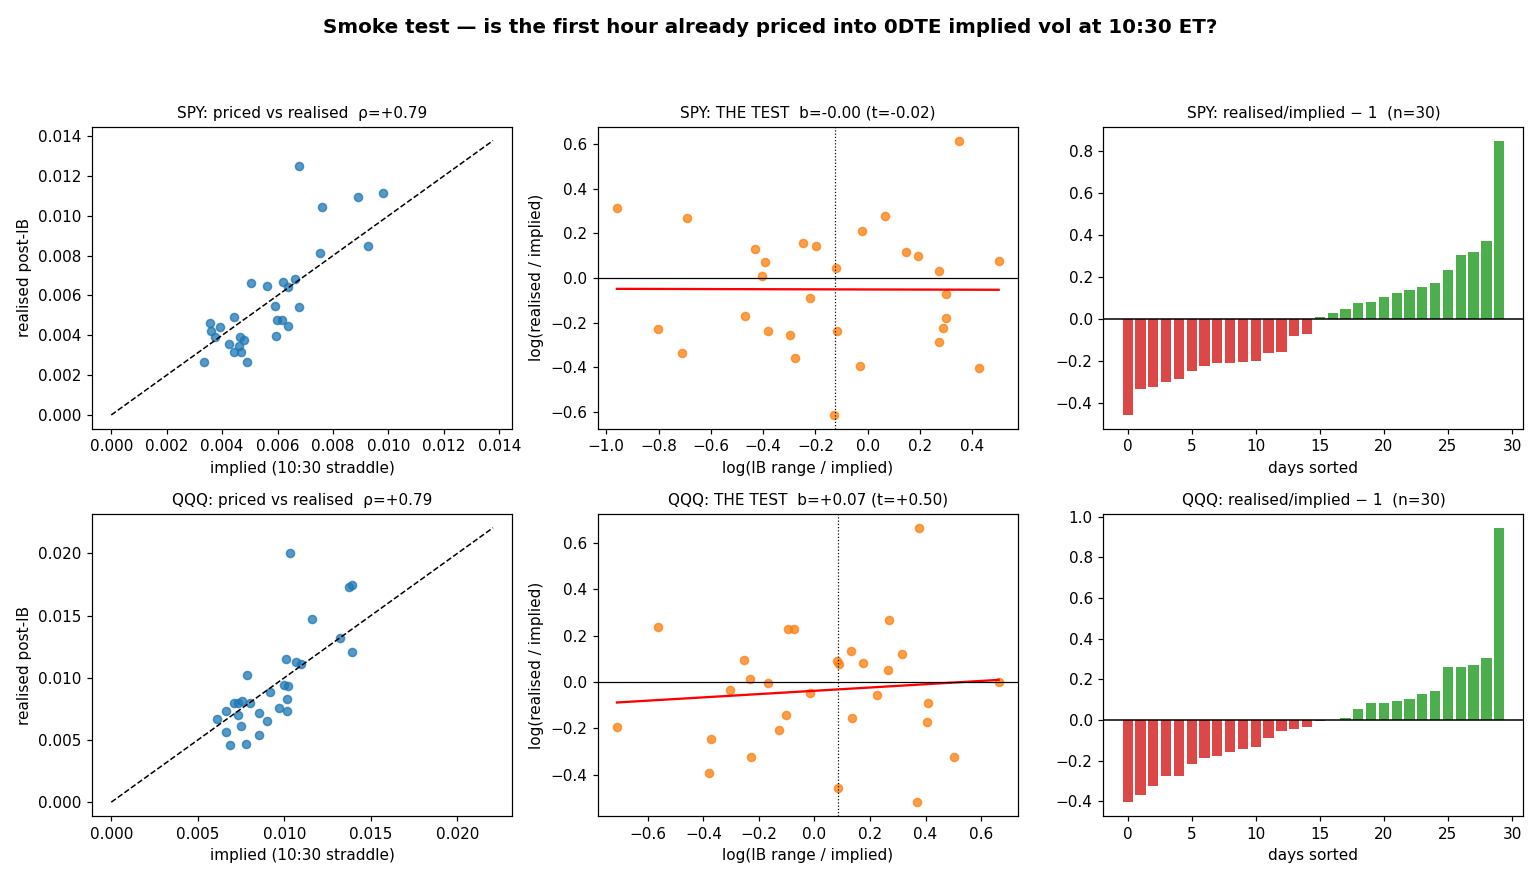

Here is the Python script that generated this plot:
"""
iv_smoke_test.py — THE tradeability question, in smoke-test form:
  is the IB (first-hour) information ALREADY PRICED into 0DTE implied vol at 10:30 ET?

WHY IT MATTERS
  We showed IB structure forecasts post-IB realised vol (OOS R2 0.52). But every market
  participant sees the same first hour. If the 10:30 option price already embeds it, that
  R2 is worth nothing. Our earlier incrementality test only beat YESTERDAY's EOD options
  — never the contemporaneous price. This closes that gap.

DATA PROBLEM AND THE WORKAROUND
  The ES bars end 2026-06-02 and the option files start 2026-06-05 — zero overlap, so
  realised vol cannot come from ES. Instead the underlying path is RECONSTRUCTED from the
  options themselves by put-call parity, S_t = C_t - P_t + K, taking the median over all
  0DTE strikes quoted in that minute (~19/min). Probe on one day: 405 minutes of full
  session, 1-min |ret| median 0.97bp, lag-1 autocorrelation +0.02 — i.e. microstructure
  noise does NOT dominate (bid-ask bounce would give strongly negative autocorrelation).

THE TEST (self-contained, no ES needed, no trailing-vol normaliser needed)
  implied  = ATM 0DTE straddle at 10:30  ->  sigma of the REMAINING session
             (ATM straddle ~ S*sigma*sqrt(2/pi)  =>  sigma = straddle/S * sqrt(pi/2))
  realised = std(1-min log returns 10:30->16:00) * sqrt(n)
  y  = log(realised / implied)              the vol SURPRISE versus what was priced
  x  = log(ib_range / implied)              first-hour width RELATIVE to the priced move
       (+ dimensionless IB shape features)

  If x explains y  -> the first hour carries information the option price has NOT
  absorbed, and the forecast is monetisable.
  If x is flat     -> it is already in the price, and R2=0.52 is worth zero.

  Normalising by implied is deliberate: it removes the need for a trailing-vol
  normaliser (unavailable here) AND makes the benchmark the market price itself.

POWER WARNING
  30 trading days (2026-06-05..07-20), one regime. Detectable only if the effect is
  large (|rho| > ~0.36 for p<0.05). This is a smell test, not a verdict.

USAGE  ./vbt-env/bin/python iv_smoke_test.py
"""
import os, glob, logging
import numpy as np
import pandas as pd
from scipy import stats
import matplotlib
matplotlib.use('Agg')
import matplotlib.pyplot as plt

ROOT = os.path.dirname(os.path.abspath(__file__))
DATA = os.path.join(ROOT, 'data')
TZ   = 'America/New_York'
SNAP = 10 * 60 + 30        # 10:30 ET — end of the initial balance
OPEN = 9 * 60 + 30
CLOSE = 16 * 60

logging.basicConfig(level=logging.INFO, format='%(asctime)s  %(levelname)-7s %(message)s',
                    datefmt='%H:%M:%S')
log = logging.getLogger('iv')


def load_chain(sym):
    fs = sorted(glob.glob(os.path.join(DATA, f'options_{sym}_1m*.parquet')))
    d = pd.concat([pd.read_parquet(f, columns=['ts', 'expiry', 'opt_type', 'strike', 'close'])
                   for f in fs], ignore_index=True)
    d = d.drop_duplicates(subset=['ts', 'expiry', 'opt_type', 'strike'])
    ny = d['ts'].dt.tz_convert(TZ)
    d['date'] = ny.dt.normalize().dt.tz_localize(None)
    d['min']  = ny.dt.hour * 60 + ny.dt.minute
    d['expiry'] = pd.to_datetime(d['expiry'])
    d = d[d['expiry'] == d['date']]                      # 0DTE only
    log.info('%s: %s 0DTE rows over %d days (%s → %s)', sym, f'{len(d):,}', d['date'].nunique(),
             d['date'].min().date(), d['date'].max().date())
    return d


def parity_spot(g):
    """median put-call-parity spot per minute from all strikes quoted that minute"""
    piv = g.pivot_table(index='min', columns=['opt_type', 'strike'], values='close', aggfunc='last')
    if 'C' not in piv.columns.get_level_values(0) or 'P' not in piv.columns.get_level_values(0):
        return None
    C, P = piv['C'], piv['P']
    k = C.columns.intersection(P.columns)
    if len(k) < 4:
        return None
    S = (C[k] - P[k] + pd.Series(k, index=k)).median(axis=1).dropna()
    return S.sort_index()


def day_metrics(g):
    S = parity_spot(g)
    if S is None or len(S) < 200:
        return None
    ib   = S[(S.index >= OPEN) & (S.index < SNAP)]
    post = S[(S.index >= SNAP) & (S.index <= CLOSE)]
    if len(ib) < 40 or len(post) < 120:
        return None

    # implied: ATM 0DTE straddle at the 10:30 snapshot
    snap = g[g['min'] == SNAP]
    piv = snap.pivot_table(index='strike', columns='opt_type', values='close', aggfunc='last')
    if not {'C', 'P'} <= set(piv.columns):
        return None
    piv = piv.dropna()
    if len(piv) < 4:
        return None
    S0 = float(post.iloc[0])
    atm = piv.index[np.argmin(np.abs(piv.index.values - S0))]
    straddle = float(piv.loc[atm, 'C'] + piv.loc[atm, 'P'])
    implied = straddle / S0 * np.sqrt(np.pi / 2)          # sigma over the remaining session
    if not np.isfinite(implied) or implied <= 0:
        return None

    lr = np.diff(np.log(post.values))
    realised = float(np.std(lr) * np.sqrt(len(lr)))

    ibh, ibl, ib_o, ib_c = ib.max(), ib.min(), ib.iloc[0], ib.iloc[-1]
    rng = (ibh - ibl) / S0
    if rng <= 0:
        return None
    s = np.sign(ib_c - ib_o) or 1.0
    op_pos = np.clip((ib_o - ibl) / (ibh - ibl), 0, 1)
    cl_pos = np.clip((ib_c - ibl) / (ibh - ibl), 0, 1)
    half = len(ib) // 2
    return dict(
        implied=implied, realised=realised, ib_range=rng,
        one_sided=abs(ib_c - ib_o) / (ibh - ibl),
        open_run=op_pos if s > 0 else 1 - op_pos,
        close_run=cl_pos if s > 0 else 1 - cl_pos,
        run_ext_t=(np.argmax(ib.values) if s > 0 else np.argmin(ib.values)) / len(ib),
        range_build=((ib.iloc[half:].max() - ib.iloc[half:].min()) /
                     (ib.iloc[:half].max() - ib.iloc[:half].min() + 1e-9)))


def build(sym):
    d = load_chain(sym)
    rows = {}
    for date, g in d.groupby('date'):
        m = day_metrics(g)
        if m:
            rows[date] = m
    F = pd.DataFrame(rows).T.sort_index().astype(float)
    F['y']  = np.log(F['realised'] / F['implied'])        # vol surprise vs priced
    F['x']  = np.log(F['ib_range'] / F['implied'])        # IB width vs priced
    return F


def analyse(sym, F):
    n = len(F)
    log.info('══ %s ══  usable days = %d', sym, n)
    log.info('   implied  median %.4f   realised median %.4f   realised/implied median %.2f',
             F['implied'].median(), F['realised'].median(),
             (F['realised'] / F['implied']).median())

    out = {}
    r1 = stats.spearmanr(F['implied'], F['realised'])
    r2 = stats.spearmanr(F['ib_range'], F['realised'])
    r3 = stats.spearmanr(F['x'], F['y'])
    log.info('   Spearman implied → realised   : %+.3f (p=%.3f)   [does the market price it]', r1.correlation, r1.pvalue)
    log.info('   Spearman ib_range → realised  : %+.3f (p=%.3f)', r2.correlation, r2.pvalue)
    log.info('   Spearman x → y  (THE TEST)    : %+.3f (p=%.3f)   [IB info NOT in the price]',
             r3.correlation, r3.pvalue)
    out.update(rho_iv=r1.correlation, rho_ib=r2.correlation, rho_test=r3.correlation, p_test=r3.pvalue)

    # OLS slope of the surprise on relative IB width
    sl = stats.linregress(F['x'], F['y'])
    log.info('   OLS  y = a + b·x :  b=%+.3f (t=%+.2f, p=%.3f)  R²=%.3f',
             sl.slope, sl.slope / sl.stderr, sl.pvalue, sl.rvalue**2)
    out.update(b=sl.slope, t=sl.slope / sl.stderr, p_b=sl.pvalue, r2=sl.rvalue**2)

    # sign test: when the IB is wide relative to what is priced, does realised beat implied?
    hi = F[F['x'] > F['x'].median()]
    k = int((hi['y'] > 0).sum()); m = len(hi)
    pb = stats.binomtest(k, m, 0.5).pvalue if m else np.nan
    log.info('   sign test | wide-IB days: realised>implied on %d/%d (%.0f%%)  p=%.3f',
             k, m, 100 * k / max(m, 1), pb)
    out.update(sign_k=k, sign_n=m, sign_p=pb)
    return out


def main():
    res, frames = {}, {}
    for sym in ['SPY', 'QQQ']:
        F = build(sym)
        frames[sym] = F
        res[sym] = analyse(sym, F)

    fig = plt.figure(figsize=(14, 8))
    fig.suptitle('Smoke test — is the first hour already priced into 0DTE implied vol at 10:30 ET?',
                 fontsize=13, weight='bold')
    for i, sym in enumerate(['SPY', 'QQQ']):
        F = frames[sym]
        ax = fig.add_subplot(2, 3, 1 + i * 3)
        ax.scatter(F['implied'], F['realised'], s=28, alpha=.75)
        lim = [0, max(F['implied'].max(), F['realised'].max()) * 1.1]
        ax.plot(lim, lim, 'k--', lw=1)
        ax.set_xlabel('implied (10:30 straddle)'); ax.set_ylabel('realised post-IB')
        ax.set_title(f'{sym}: priced vs realised  ρ={res[sym]["rho_iv"]:+.2f}', fontsize=10)

        ax = fig.add_subplot(2, 3, 2 + i * 3)
        ax.scatter(F['x'], F['y'], s=28, alpha=.75, color='C1')
        xs = np.linspace(F['x'].min(), F['x'].max(), 20)
        ax.plot(xs, res[sym]['b'] * xs + (F['y'].mean() - res[sym]['b'] * F['x'].mean()), 'r-', lw=1.5)
        ax.axhline(0, color='k', lw=.8); ax.axvline(F['x'].median(), color='k', ls=':', lw=.8)
        ax.set_xlabel('log(IB range / implied)'); ax.set_ylabel('log(realised / implied)')
        ax.set_title(f'{sym}: THE TEST  b={res[sym]["b"]:+.2f} (t={res[sym]["t"]:+.2f})', fontsize=10)

        ax = fig.add_subplot(2, 3, 3 + i * 3)
        ratio = (F['realised'] / F['implied']).sort_values()
        ax.bar(range(len(ratio)), ratio.values - 1,
               color=['C2' if v > 1 else 'C3' for v in ratio.values], alpha=.85)
        ax.axhline(0, color='k', lw=1)
        ax.set_title(f'{sym}: realised/implied − 1  (n={len(F)})', fontsize=10)
        ax.set_xlabel('days sorted')

    fig.tight_layout(rect=[0, 0, 1, 0.94])
    out = os.path.join(ROOT, 'iv_smoke_test.png')
    fig.savefig(out, dpi=110); log.info('saved figure → %s', out)

    print('\n' + '=' * 76)
    print('IV SMOKE TEST — is the first hour already in the 10:30 option price?')
    print('=' * 76)
    for sym in ['SPY', 'QQQ']:
        r = res[sym]
        print(f'\n{sym}  (n={len(frames[sym])} days)')
        print(f'  implied→realised   rho {r["rho_iv"]:+.3f}')
        print(f'  ib_range→realised  rho {r["rho_ib"]:+.3f}')
        print(f'  THE TEST  x→y      rho {r["rho_test"]:+.3f} (p={r["p_test"]:.3f})   '
              f'slope b={r["b"]:+.3f}  t={r["t"]:+.2f}  R²={r["r2"]:.3f}')
        print(f'  sign test wide-IB  {r["sign_k"]}/{r["sign_n"]} realised>implied  p={r["sign_p"]:.3f}')
    print('\nPOWER: ~30 days, one regime — smell test only.')
    print('=' * 76)


if __name__ == '__main__':
    main()
